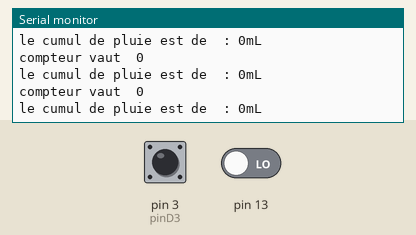
A sketch run on a simulated Arduino Uno, built with avr-gcc and run on an emulated ATmega328P. Parts: the last lines printed to the serial monitor. The inputs (shaded band) are chosen by the test bench; at power-on: pin 3 (pinD3) HIGH, pin 13 LOW.

Above: at 2.8 s.
2.9 s: pin 3 (pinD3) pulled LOW for 1.2 s
At 3.7 s:
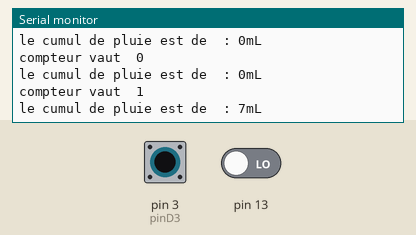
5.6 s: pin 3 (pinD3) pulled LOW for 1.2 s
At 6.8 s:
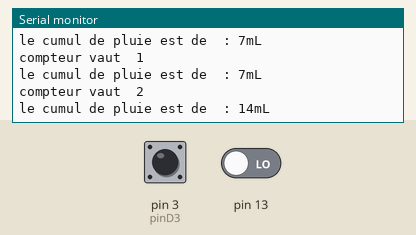
8.3 s: pin 3 (pinD3) pulled LOW for 3.2 s
At 9.6 s:
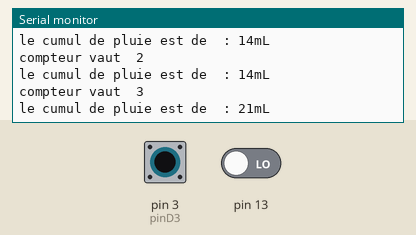
Timing chart, 0 to 11.3 s (numbered marks = the images above; inputs shaded):
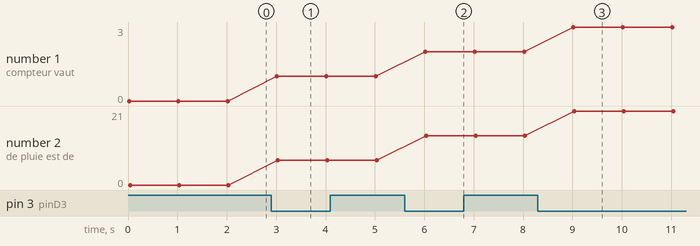

The sketch:

pluviometreinterruptARNOfonctionne.ino
```cpp
int bascules ;
int compteur ;
const int pinD3 = 3;
//attazhc interrupt ne fonctionne que sur le pin D2 ou D3
int  temporisation;
int pluie;

void setup() {
  Serial.begin(9600);
  Serial.println("test pluviometre a bascule");
  compteur = 0 ;
  pinMode(pinD3, INPUT_PULLUP);

 // https://www.arduino.cc/en/Reference/AttachInterrupt
 //attachInterrupt(digitalPinToInterrupt(numero du pin qui subit l'interrupt) , nom de la fonction d'interruption, que doit regarde l'interruption pour se declancher);


attachInterrupt(digitalPinToInterrupt(3) , interrupt1, FALLING);
}

void loop() {
  // put your main code here, to run repeatedly:

    bascules = digitalRead(13);
    // ligne suivante pour verifier que le pluviometre bascule
    Serial.print("compteur vaut  ");
    Serial.println(compteur);
    Serial.print("le cumul de pluie est de  : ");
    pluie = compteur * 7 ;
    Serial.print(pluie);
        Serial.println("mL ");

    delay (1000);


/* if (bascules ==0  )
        {
          Serial.println(compteur);

        }
*/
}

void interrupt1 ()
  {
        if((millis() - temporisation) > 15 )
        { // debounce of sensor signal / anti-rebond
          // dans la fonction d'interruption il doit y avoir le moins de commande possible

               compteur ++ ;
               temporisation = millis();
      }

  }
```

Measured:
- after the input at 2.9 s, the serial monitor: prints a new line after 0.12 s (image 1)
- after the input at 5.6 s, the serial monitor: prints a new line after 0.42 s (image 2)
- after the input at 8.3 s, the serial monitor: prints a new line after 0.72 s (image 3)
- plotted number 1: 0 → 1 after the input at 2.9 s, 1 → 2 after the input at 5.6 s, 2 → 3 after the input at 8.3 s
- plotted number 2: 0 → 7 after the input at 2.9 s, 7 → 14 after the input at 5.6 s, 14 → 21 after the input at 8.3 s
